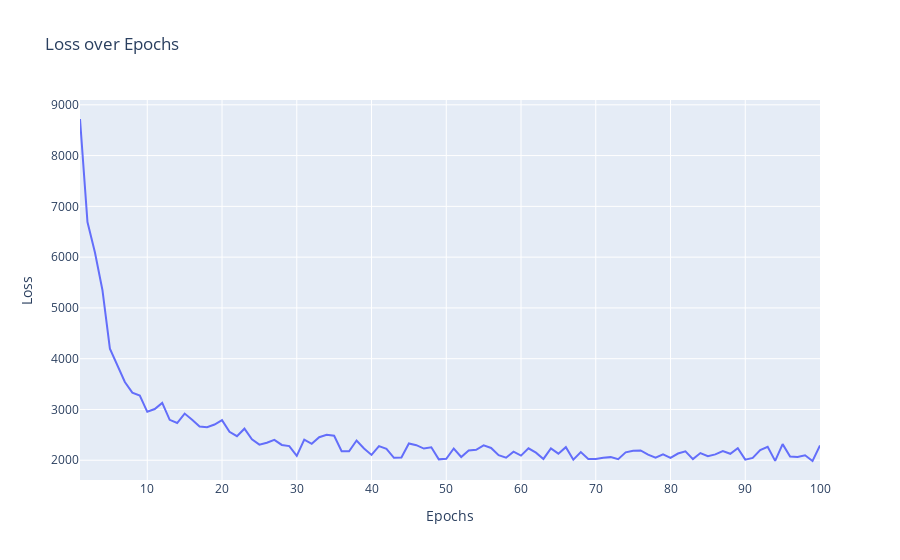

The cell this chart's notebook holds for it:
### Code cell
#pd.DataFrame(hist_exp1.history).plot()
#plt.ylabel("loss")
#plt.xlabely("epochs")
# Extract loss and epochs data from the history object
loss = hist_exp1.history['loss']
epochs = range(1, len(loss) + 1)

# Create a DataFrame
history_df = pd.DataFrame({'Epochs': epochs, 'Loss': loss})

# Use Plotly Express to create a line plot
fig = px.line(history_df, x='Epochs', y='Loss', title='Loss over Epochs')
fig.update_xaxes(title_text='Epochs')
fig.update_yaxes(title_text='Loss')

fig.show()

### Figure 1 — Plotly figure (JSON) as saved in the notebook; plotly's stock layout.template omitted (floating-point values rounded to 4 significant figures)
{"data": [{"hovertemplate": "Epochs=%{x}<br>Loss=%{y}<extra></extra>", "legendgroup": "", "line": {"color": "#636efa", "dash": "solid"}, "marker": {"symbol": "circle"}, "mode": "lines", "name": "", "orientation": "v", "showlegend": false, "type": "scatter", "x": [1, 2, 3, 4, 5, 6, 7, 8, 9, 10, 11, 12, 13, 14, 15, 16, 17, 18, 19, 20, 21, 22, 23, 24, 25, 26, 27, 28, 29, 30, 31, 32, 33, 34, 35, 36, 37, 38, 39, 40, 41, 42, 43, 44, 45, 46, 47, 48, 49, 50, 51, 52, 53, 54, 55, 56, 57, 58, 59, 60, 61, 62, 63, 64, 65, 66, 67, 68, 69, 70, 71, 72, 73, 74, 75, 76, 77, 78, 79, 80, 81, 82, 83, 84, 85, 86, 87, 88, 89, 90, 91, 92, 93, 94, 95, 96, 97, 98, 99, 100], "xaxis": "x", "y": [8721.0, 6692.0, 6092.0, 5353.0, 4197.0, 3854.0, 3542.0, 3330.0, 3275.0, 2954.0, 3009.0, 3129.0, 2796.0, 2733.0, 2918.0, 2796.0, 2663.0, 2651.0, 2704.0, 2790.0, 2559.0, 2475.0, 2622.0, 2410.0, 2307.0, 2346.0, 2400.0, 2301.0, 2279.0, 2085.0, 2407.0, 2323.0, 2453.0, 2499.0, 2481.0, 2176.0, 2177.0, 2389.0, 2230.0, 2105.0, 2278.0, 2223.0, 2048.0, 2055.0, 2329.0, 2297.0, 2230.0, 2256.0, 2017.0, 2030.0, 2231.0, 2064.0, 2191.0, 2205.0, 2294.0, 2242.0, 2099.0, 2050.0, 2169.0, 2091.0, 2235.0, 2149.0, 2026.0, 2233.0, 2130.0, 2257.0, 2012.0, 2161.0, 2026.0, 2024.0, 2050.0, 2061.0, 2020.0, 2155.0, 2186.0, 2194.0, 2109.0, 2049.0, 2115.0, 2046.0, 2132.0, 2174.0, 2022.0, 2142.0, 2080.0, 2115.0, 2180.0, 2128.0, 2237.0, 2012.0, 2046.0, 2199.0, 2266.0, 1987.0, 2317.0, 2072.0, 2066.0, 2097.0, 1985.0, 2289.0], "yaxis": "y"}], "layout": {"autosize": true, "legend": {"tracegroupgap": 0}, "title": {"text": "Loss over Epochs"}, "xaxis": {"anchor": "y", "autorange": true, "domain": [0, 1], "range": [1, 100], "title": {"text": "Epochs"}, "type": "linear"}, "yaxis": {"anchor": "x", "autorange": true, "domain": [0, 1], "range": [1611.0, 9095.0], "title": {"text": "Loss"}, "type": "linear"}}}
